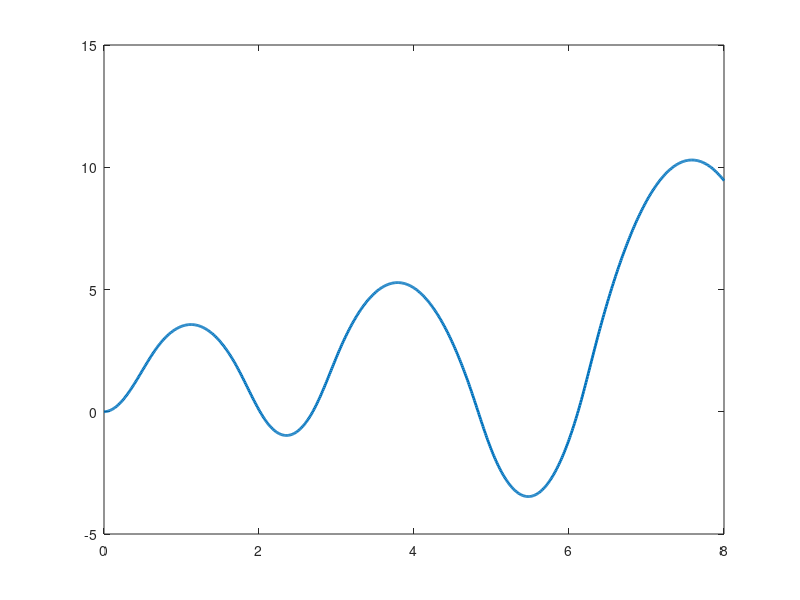

Write MATLAB code to recreate this figure. (Note: this script raises an error after producing the figure.)
clc;
clear;
close all;

% Parameters
m = 0.75;          % kg
g = 9.81;          % m/s^2
dt = 0.01;         % s
t_end = 8;         % s
t = 0:dt:t_end;

% Controller gains
Kp = 8;
Ki = 3;

% Reference altitude
z_ref = 1.5;       % m

% Preallocate arrays
z     = zeros(size(t));   % altitude
vz    = zeros(size(t));   % vertical velocity
az    = zeros(size(t));   % vertical acceleration
T     = zeros(size(t));   % total thrust
e     = zeros(size(t));   % altitude error
e_int = zeros(size(t));   % integral of error

% Initial conditions
z(1) = 0;
vz(1) = 0;
e_int(1) = 0;

% Simulation loop
for k = 1:length(t)-1
    
    % Error
    e(k) = z_ref - z(k);
    
    % Integral update
    e_int(k+1) = e_int(k) + e(k)*dt;
    
    % PI controller
    u = Kp*e(k) + Ki*e_int(k);
    
    % Total thrust
    T(k) = m*g + u;
    
    % Thrust saturation
    T(k) = max(0, min(T(k), 20));
    
    % Vertical dynamics
    az(k) = (T(k) - m*g)/m;
    
    % Euler integration
    vz(k+1) = vz(k) + az(k)*dt;
    z(k+1)  = z(k) + vz(k+1)*dt;
end

% Final values
e(end)  = z_ref - z(end);
T(end)  = T(end-1);
az(end) = az(end-1);

% Plot altitude response
figure;
plot(t, z, 'LineWidth', 2);
hold on;
yline(z_ref, '--', 'LineWidth', 2);
grid on;
xlabel('Time (s)');
ylabel('Altitude (m)');
title('PI altitude control response');
legend('z', 'z_{ref}');

% Plot thrust history
figure;
plot(t, T, 'LineWidth', 2);
grid on;
xlabel('Time (s)');
ylabel('Total thrust (N)');
title('PI control thrust history');

% Plot integral error
figure;
plot(t, e_int, 'LineWidth', 2);
grid on;
xlabel('Time (s)');
ylabel('Integral error');
title('Integral of altitude error');

% Plot vertical velocity
figure;
plot(t, vz, 'LineWidth', 2);
grid on;
xlabel('Time (s)');
ylabel('Vertical velocity (m/s)');
title('Vertical velocity response');

% Plot vertical acceleration
figure;
plot(t, az, 'LineWidth', 2);
grid on;
xlabel('Time (s)');
ylabel('Vertical acceleration (m/s^2)');
title('Vertical acceleration response');

% Display final values
fprintf('Final altitude = %.4f m\n', z(end));
fprintf('Final altitude error = %.4f m\n', e(end));
